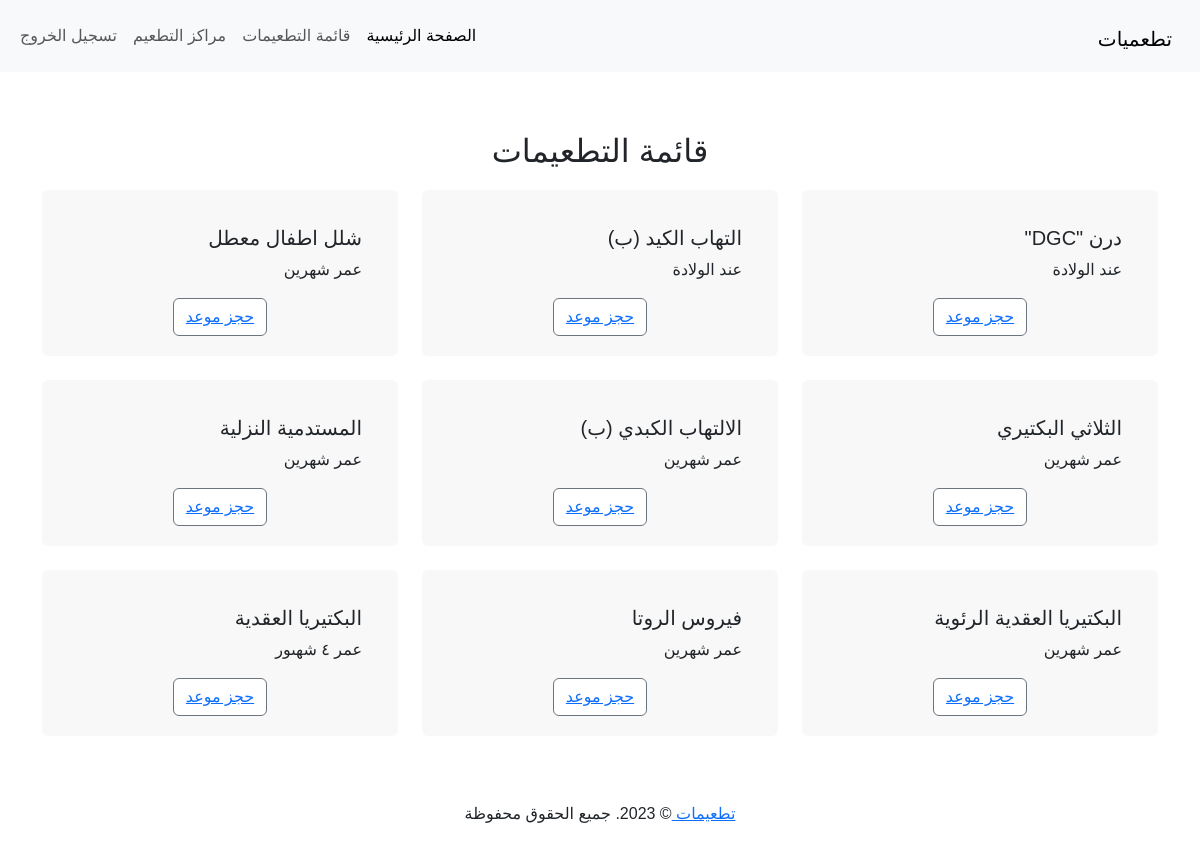
Screenshot of / (signed in) with the database file from the repository.
### vaccines/models.py (models this page shows, shortened)
class Vaccine(models.Model):
    name = models.CharField(max_length=100)
    description = models.TextField()
    visit = models.CharField(max_length=250, null=True)

### vaccines/views.py (the view)
# urls.py: path('', views.vaccine_list, name='vaccine_list'),
@login_required
def vaccine_list(request):
    user = get_object_or_404(User, pk=request.user.id)
    vaccines = Vaccine.objects.exclude(pk__in=user.previous_vaccinations.all().values_list('pk', flat=True))
    return render(request, 'vaccines/vaccine_list.html', {'vaccines': vaccines})

### vaccines/templates/vaccines/vaccine_list.html
{% extends 'base.html' %}
{% block content %}
<main>
        <div class="container">
            <h2 class="mainList">قائمة التطعيمات</h2>
            <div class="row row-cols-1 row-cols-md-3 g-4">
                {% for vaccine in vaccines %}
                <div class="col">
                  <div class="card h-100">
                    <div class="card-body">
                      <h5 class="card-title">{{ vaccine.name }}</h5>
                      <p class="card-text">{{ vaccine.visit }}</p>
                    </div>
                    <div class="d-flex justify-content-center">
                        <button type="button" class="btn btn-outline-secondary"><a href="{% url 'vaccines:book_appointment' vaccine.id %}">حجز موعد</a></button>
                    </div>
                  </div>
                </div>
                {% endfor %}
              </div>
        </div>
    </main>
{% endblock %}

### static/css/style.css (style rules this page uses)
* { padding: 0; margin: 0; box-sizing: border-box; }
html, body { height: 100%; }
body { font-family: 'Roboto', sans-serif; background-color: #FFF; }
::placeholder { font-size:14px; letter-spacing:0.5px; }
* { margin: 0; padding: 0; box-sizing: border-box; font-family: 'Poppins',sans-serif; }
.container { margin-top: 50px; }
.mainList { text-align: center; margin: 10px; padding: 10px; }
.card { padding: 20px; background-color: #f4f4f4a3 ; border: none; }
.btn-outline-secondary { background-color: #FFF ; }

### rows the page displays
Vaccine: name "درن \"DGC\"", visit "عند الولادة"
Vaccine: name "التهاب الكيد (ب)", visit "عند الولادة"
Vaccine: name "شلل اطفال معطل", visit "عمر شهرين"
Vaccine: name "الثلاثي البكتيري", visit "عمر شهرين"
Vaccine: name "الالتهاب الكبدي (ب)", visit "عمر شهرين"
Vaccine: name "المستدمية النزلية", visit "عمر شهرين"
Vaccine: name "البكتيريا العقدية الرئوية", visit "عمر شهرين"
Vaccine: name "فيروس الروتا", visit "عمر شهرين"
Vaccine: name "البكتيريا العقدية", visit "عمر ٤ شهىور"
